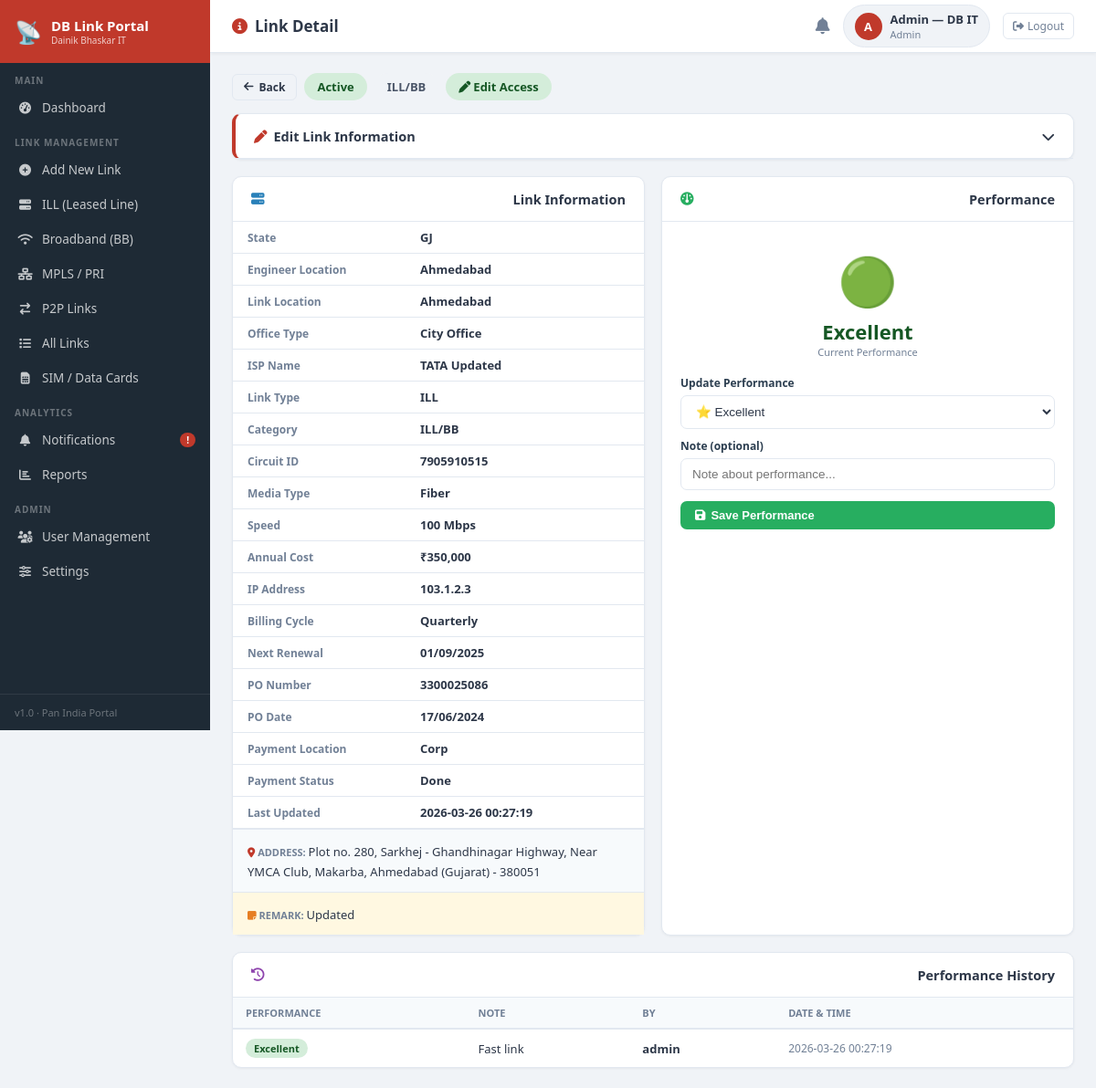
The app's page /links/1 (signed in) with its own data.
### tables this page shows
CREATE TABLE link_performance (
    id INTEGER PRIMARY KEY AUTOINCREMENT,
    link_id INTEGER NOT NULL,
    performance TEXT NOT NULL,
    note TEXT DEFAULT '',
    recorded_by TEXT DEFAULT '',
    recorded_at TEXT DEFAULT (datetime('now','localtime')),
    FOREIGN KEY (link_id) REFERENCES links(id)
);

CREATE TABLE links (
    id INTEGER PRIMARY KEY AUTOINCREMENT,
    category TEXT DEFAULT 'ILL/BB',
    state TEXT DEFAULT '',
    engineer_location TEXT DEFAULT '',
    link_location TEXT DEFAULT '',
    office_type TEXT DEFAULT '',
    isp_name TEXT DEFAULT '',
    link_type TEXT DEFAULT '',
    link_status TEXT DEFAULT 'Active',
    circuit_id TEXT DEFAULT '',
    media_type TEXT DEFAULT '',
    speed_mbps TEXT DEFAULT '',
    yearly_cost REAL DEFAULT 0,
    link_ip TEXT DEFAULT '',
    postal_address TEXT DEFAULT '',
    po_number TEXT DEFAULT '',
    po_date TEXT DEFAULT '',
    billing_cycle TEXT DEFAULT '',
    next_renewal_date TEXT DEFAULT '',
    payment_location TEXT DEFAULT '',
    payment_status TEXT DEFAULT '',
    remark TEXT DEFAULT '',
    performance TEXT DEFAULT 'Good',
    created_at TEXT DEFAULT (datetime('now','localtime')),
    updated_at TEXT DEFAULT (datetime('now','localtime'))
);

### app.py (the view, shortened to what this page needs)
@app.route('/links/<int:lid>', methods=['GET','POST'])
@login_required
def link_detail(lid):
    db   = get_db()
    link = db.execute('SELECT * FROM links WHERE id=?', (lid,)).fetchone()
    if not link:
        db.close(); flash('Link not found','error'); return redirect(url_for('links'))
    if session['role']=='engineer' and link['state'] != session.get('state'):
        db.close(); flash('Access denied','error'); return redirect(url_for('links'))
    history = db.execute('SELECT * FROM link_performance WHERE link_id=? ORDER BY recorded_at DESC LIMIT 15',(lid,)).fetchall()
    db.close()
    return render_template('link_detail.html', link=link, history=history, can_edit=can_edit_link(link))

### app.py (called while the page is built)
def get_db():
    conn = sqlite3.connect(DB_PATH)
    conn.row_factory = sqlite3.Row
    return conn

def login_required(f):
    @functools.wraps(f)
    def w(*a,**k):
        if 'user_id' not in session: return redirect(url_for('login'))
        return f(*a,**k)
    return w

def can_edit_link(link):
    if session.get('role') == 'admin':
        return True
    if session.get('role') == 'engineer' and link['state'] == session.get('state'):
        return True
    return False

### templates/link_detail.html (shortened to what this page needs)
{% extends 'base.html' %}
{% block page_title %}<i class="fas fa-circle-info" style="color:var(--red);margin-right:8px"></i>Link Detail{% endblock %}
{% block content %}
<div style="margin-bottom:14px;display:flex;gap:8px;flex-wrap:wrap;align-items:center">
  <a href="/links" class="btn btn-outline btn-sm"><i class="fas fa-arrow-left"></i> Back</a>
  <span class="badge {{ 'b-green' if link['link_status']=='Active' else 'b-red' }}" style="padding:6px 14px;font-size:13px">{{ link['link_status'] }}</span>
  <span class="badge b-gray" style="padding:6px 14px;font-size:13px">{{ link['category'] }}</span>
  {% if can_edit %}<span class="badge b-green" style="padding:6px 14px;font-size:13px"><i class="fas fa-pen"></i> Edit Access</span>{% endif %}
</div>
{% if can_edit %}
<div class="card mb" style="border-left:4px solid var(--red)">
  <div class="card-header" style="cursor:pointer" onclick="toggleEdit()">
    <span><i class="fas fa-pen" style="color:var(--red);margin-right:7px"></i>Edit Link Information</span>
    <span id="editToggleIcon"><i class="fas fa-chevron-down"></i></span>
  </div>
</div>
{% endif %}
<div class="g2 mb">
  <div class="card">
    <div class="card-header"><i class="fas fa-server" style="color:var(--blue);margin-right:7px"></i>Link Information</div>
    <div class="card-body-p0">
      <table class="tbl">
        {% for label, val in [
          ('State',link['state']),('Engineer Location',link['engineer_location']),
          ('Link Location',link['link_location']),('Office Type',link['office_type']),
          ('ISP Name',link['isp_name']),('Link Type',link['link_type']),('Category',link['category']),
          ('Circuit ID',link['circuit_id']),('Media Type',link['media_type']),
          ('Speed','%s Mbps'%link['speed_mbps'] if link['speed_mbps'] else ''),
          ('Annual Cost','₹{:,.0f}'.format(link['yearly_cost'] or 0)),
          ('IP Address',link['link_ip']),('Billing Cycle',link['billing_cycle']),
          ('Next Renewal',link['next_renewal_date']),('PO Number',link['po_number']),
          ('PO Date',link['po_date']),('Payment Location',link['payment_location']),
          ('Payment Status',link['payment_status']),('Last Updated',link['updated_at'])] %}
        {% if val %}
        <tr>
          <td style="color:var(--muted);font-size:12px;font-weight:600;width:42%;padding:8px 16px;border-bottom:1px solid var(--border)">{{ label }}</td>
          <td style="font-weight:600;font-size:13px;padding:8px 16px;border-bottom:1px solid var(--border)">{{ val }}</td>
        </tr>
        {% endif %}{% endfor %}
      </table>
      {% if link['postal_address'] %}<div style="padding:12px 16px;background:#f7fafc;border-top:1px solid var(--border)"><span style="font-size:11px;font-weight:700;color:var(--muted)"><i class="fas fa-location-dot" style="color:var(--red)"></i> ADDRESS: </span><span style="font-size:13px">{{ link['postal_address'] }}</span></div>{% endif %}
      {% if link['remark'] %}<div style="padding:12px 16px;background:#fff8e1;border-top:1px solid var(--border)"><span style="font-size:11px;font-weight:700;color:var(--muted)"><i class="fas fa-sticky-note" style="color:var(--orange)"></i> REMARK: </span><span style="font-size:13px">{{ link['remark'] }}</span></div>{% endif %}
    </div>
  </div>
  <div class="card">
    <div class="card-header"><i class="fas fa-gauge" style="color:var(--green);margin-right:7px"></i>Performance</div>
    <div class="card-body">
      {% set p = link['performance'] or 'Good' %}
      <div style="text-align:center;padding:10px 0 18px">
        <div style="font-size:52px">{{ '🟢' if p=='Excellent' else '🔵' if p=='Good' else '🟡' if p=='Poor' else '🔴' }}</div>
        <div class="perf-{{ p }}" style="font-size:22px;margin-top:6px">{{ p }}</div>
        <div style="font-size:11px;color:var(--muted)">Current Performance</div>
      </div>
      <form method="POST">
        <div class="form-group" style="margin-bottom:10px">
          <label class="form-label">Update Performance</label>
          <select name="performance" class="form-control">
            {% for opt,icon in [('Excellent','⭐'),('Good','👍'),('Poor','⚠️'),('Bad','❌')] %}
            <option value="{{ opt }}" {{ 'selected' if p==opt }}>{{ icon }} {{ opt }}</option>{% endfor %}
          </select>
        </div>
        <div class="form-group" style="margin-bottom:12px">
          <label class="form-label">Note (optional)</label>
          <input type="text" name="note" class="form-control" placeholder="Note about performance...">
        </div>
        <button type="submit" class="btn btn-green" style="width:100%"><i class="fas fa-floppy-disk"></i> Save Performance</button>
      </form>
    </div>
  </div>
</div>
<div class="card">
  <div class="card-header"><i class="fas fa-clock-rotate-left" style="color:var(--purple);margin-right:7px"></i>Performance History</div>
  <div class="tbl-wrap">
    {% if history %}
    <table class="tbl">
      <thead><tr><th>Performance</th><th>Note</th><th>By</th><th>Date & Time</th></tr></thead>
      <tbody>{% for h in history %}<tr>
        <td><span class="badge {{ 'b-green' if h['performance']=='Excellent' else 'b-blue' if h['performance']=='Good' else 'b-yellow' if h['performance']=='Poor' else 'b-red' }}">{{ h['performance'] }}</span></td>
        <td>{{ h['note'] or '—' }}</td><td><b>{{ h['recorded_by'] }}</b></td>
        <td style="font-size:12px;color:var(--muted)">{{ h['recorded_at'] }}</td>
      </tr>{% endfor %}</tbody>
    </table>
    {% else %}
    <div style="padding:40px;text-align:center;color:var(--muted)">No performance history yet</div>
    {% endif %}
  </div>
</div>
{% endblock %}

### templates/base.html (shortened to what this page needs)
<!DOCTYPE html>
<html lang="hi">
<head>
<link rel="stylesheet" href="https://cdnjs.cloudflare.com/ajax/libs/font-awesome/6.5.0/css/all.min.css">
</head>
<body>
<nav class="sidebar">
  <div class="sb-brand">
    <div class="icon">📡</div>
    <div><div class="title">DB Link Portal</div><div class="sub">Dainik Bhaskar IT</div></div>
  </div>
  <div class="sb-section">Main</div>
  <a class="sb-link {% if request.endpoint=='dashboard' %}active{% endif %}" href="/dashboard">
    <i class="fas fa-gauge-high"></i><span>Dashboard</span></a>
  <div class="sb-section">Link Management</div>
  <a class="sb-link {% if request.endpoint=='add_link' %}active{% endif %}" href="/links/add">
    <i class="fas fa-plus-circle"></i><span>Add New Link</span></a>
  <a class="sb-link {% if request.endpoint=='links' and request.args.get('category')=='ILL' %}active{% endif %}" href="/links?category=ILL">
    <i class="fas fa-server"></i><span>ILL (Leased Line)</span></a>
  <a class="sb-link {% if request.endpoint=='links' and request.args.get('category')=='BB' %}active{% endif %}" href="/links?category=BB">
    <i class="fas fa-wifi"></i><span>Broadband (BB)</span></a>
  <a class="sb-link {% if request.endpoint=='links' and request.args.get('category')=='MPLS/PRI' %}active{% endif %}" href="/links?category=MPLS%2FPRI">
    <i class="fas fa-network-wired"></i><span>MPLS / PRI</span></a>
  <a class="sb-link {% if request.endpoint=='links' and request.args.get('category')=='P2P' %}active{% endif %}" href="/links?category=P2P">
    <i class="fas fa-arrow-right-arrow-left"></i><span>P2P Links</span></a>
  <a class="sb-link {% if request.endpoint=='links' and not request.args.get('category') %}active{% endif %}" href="/links">
    <i class="fas fa-list"></i><span>All Links</span></a>
  <a class="sb-link {% if request.endpoint=='sim_cards' %}active{% endif %}" href="/sim-cards">
    <i class="fas fa-sim-card"></i><span>SIM / Data Cards</span></a>
  <div class="sb-section">Analytics</div>
  <a class="sb-link {% if request.endpoint=='notifications' %}active{% endif %}" href="/notifications">
    <i class="fas fa-bell"></i><span>Notifications</span>
    <span class="sb-badge" id="nb-count">!</span></a>
  <a class="sb-link {% if request.endpoint=='reports' %}active{% endif %}" href="/reports">
    <i class="fas fa-chart-bar"></i><span>Reports</span></a>
  {% if session.get('role')=='admin' %}
  <div class="sb-section">Admin</div>
  <a class="sb-link {% if request.endpoint=='users' %}active{% endif %}" href="/users">
    <i class="fas fa-users-gear"></i><span>User Management</span></a>
  <a class="sb-link {% if request.endpoint=='settings' %}active{% endif %}" href="/settings">
    <i class="fas fa-sliders"></i><span>Settings</span></a>
  {% endif %}
  <div style="flex:1"></div>
  <div class="sb-footer">v1.0 · Pan India Portal</div>
</nav>
<div class="main">
  <div class="topbar">
    <div class="topbar-title">{% block page_title %}{% endblock %}</div>
    <div class="topbar-right">
      <a class="notif-wrap" href="/notifications">
        <i class="fas fa-bell"></i>
      </a>
      <div class="user-chip">
        <div class="avatar">{{ (session.get('full_name') or session.get('username','U'))[0].upper() }}</div>
        <div>
          <div class="name">{{ session.get('full_name') or session.get('username') }}</div>
          <div class="role">{{ session.get('role','').title() }}{% if session.get('state') %} · {{ session.get('state') }}{% endif %}</div>
        </div>
      </div>
      <a class="btn-logout" href="/logout"><i class="fas fa-right-from-bracket"></i> Logout</a>
    </div>
  </div>
  <div class="content">
    {% block content %}{% endblock %}
  </div>
</div>
</body>
</html>

### records on screen
link_performance: get "Admin", performance "Excellent", note "Fast link", recorded_by "admin", recorded_at "2026-03-26 00:27:19"
links: link_status "Active", category "ILL/BB", label "State", state "GJ", label "Engineer Location", engineer_location "Ahmedabad", label "Link Location", link_location "Ahmedabad", label "Office Type", office_type "City Office", label "ISP Name", isp_name "TATA Updated", label "Link Type", link_type "ILL", label "Category", label "Circuit ID", circuit "7905910515", label "Media Type", media_type "Fiber", label "IP Address", link_ip "103.1.2.3", label "Billing Cycle", billing_cycle "Quarterly", label "Next Renewal", next_renewal_date "01/09/2025", label "PO Number", po_number "3300025086", label "PO Date", po_date "17/06/2024", label "Payment Location", payment_location "Corp", label "Payment Status", payment_status "Done", label "Last Updated", updated_at "2026-03-26 00:27:19", postal_address "Plot no. 280, Sarkhej - Ghandhinagar Highway, Near YMCA Club, Makarba, Ahmedabad (Gujarat) - 380051", remark "Updated", performance "🟢", performance "Excellent"

### other values on screen
{{ (session.get('full_name') or session.get('username','U'))[0].upper() }} "A"
{{ session.get('full_name') or session.get('username') }} "Admin — DB IT"
{{ label }} "Speed" "Annual Cost"
{{ val }} "100 Mbps" "₹350,000"
form field performance "⭐ Excellent"
